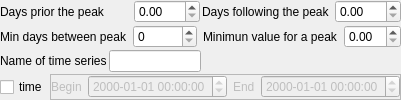
                <widget class="QWidget" name="hydroEventsTab">
                 <layout class="QVBoxLayout" name="verticalLayout_7">
                  <property name="spacing">
                   <number>2</number>
                  </property>
                  <property name="margin">
                   <number>0</number>
                  </property>
                  <item>
                   <layout class="QHBoxLayout" name="horizontalLayout_8" stretch="0,0">
                    <item>
                     <layout class="QHBoxLayout" name="horizontalLayout_36" stretch="2,1">
                      <property name="leftMargin">
                       <number>0</number>
                      </property>
                      <item>
                       <widget class="QLabel" name="label_10">
                        <property name="text">
                         <string>Days prior the peak</string>
                        </property>
                       </widget>
                      </item>
                      <item>
                       <widget class="QDoubleSpinBox" name="hEvtRise">
                        <property name="toolTip">
                         <string>The number of days prior to the peak to include in the event hydrograph</string>
                        </property>
                       </widget>
                      </item>
                     </layout>
                    </item>
                    <item>
                     <layout class="QHBoxLayout" name="horizontalLayout_37" stretch="2,1">
                      <property name="leftMargin">
                       <number>0</number>
                      </property>
                      <item>
                       <widget class="QLabel" name="label_8">
                        <property name="text">
                         <string>Days following the peak</string>
                        </property>
                       </widget>
                      </item>
                      <item>
                       <widget class="QDoubleSpinBox" name="hEvtFall">
                        <property name="toolTip">
                         <string>The number of days following the peak to include in the event hydrograph</string>
                        </property>
                       </widget>
                      </item>
                     </layout>
                    </item>
                   </layout>
                  </item>
                  <item>
                   <layout class="QHBoxLayout" name="horizontalLayout_9" stretch="0,0">
                    <property name="spacing">
                     <number>6</number>
                    </property>
                    <item>
                     <layout class="QHBoxLayout" name="horizontalLayout_38" stretch="2,1">
                      <property name="leftMargin">
                       <number>0</number>
                      </property>
                      <item>
                       <widget class="QLabel" name="label_12">
                        <property name="text">
                         <string>Min days between peak</string>
                        </property>
                       </widget>
                      </item>
                      <item>
                       <widget class="QSpinBox" name="hEvtWindow">
                        <property name="toolTip">
                         <string>Minimum time between successive peaks, in days</string>
                        </property>
                       </widget>
                      </item>
                     </layout>
                    </item>
                    <item>
                     <layout class="QHBoxLayout" name="horizontalLayout_39" stretch="2,1">
                      <property name="leftMargin">
                       <number>0</number>
                      </property>
                      <item>
                       <widget class="QLabel" name="label_11">
                        <property name="text">
                         <string>Minimun value for a peak</string>
                        </property>
                       </widget>
                      </item>
                      <item>
                       <widget class="QDoubleSpinBox" name="hEvtPeak"/>
                      </item>
                     </layout>
                    </item>
                   </layout>
                  </item>
                  <item>
                   <layout class="QHBoxLayout" name="horizontalLayout_10" stretch="1,1">
                    <property name="rightMargin">
                     <number>0</number>
                    </property>
                    <item>
                     <layout class="QHBoxLayout" name="horizontalLayout_40" stretch="1,2">
                      <property name="leftMargin">
                       <number>0</number>
                      </property>
                      <item>
                       <widget class="QLabel" name="label_14">
                        <property name="toolTip">
                         <string>The name of the time series on which statistical calculations will be carried out</string>
                        </property>
                        <property name="text">
                         <string>Name of time series</string>
                        </property>
                       </widget>
                      </item>
                      <item>
                       <widget class="QLineEdit" name="hEvtSuffix">
                        <property name="toolTip">
                         <string>The name of the time series on which statistical calculations will be carried out</string>
                        </property>
                       </widget>
                      </item>
                     </layout>
                    </item>
                    <item>
                     <spacer name="horizontalSpacer_2">
                      <property name="orientation">
                       <enum>Qt::Horizontal</enum>
                      </property>
                      <property name="sizeHint" stdset="0">
                       <size>
                        <width>40</width>
                        <height>20</height>
                       </size>
                      </property>
                     </spacer>
                    </item>
                   </layout>
                  </item>
                  <item>
                   <layout class="QHBoxLayout" name="horizontalLayout_41" stretch="1,5">
                    <property name="rightMargin">
                     <number>0</number>
                    </property>
                    <item>
                     <widget class="QCheckBox" name="hEvtTime">
                      <property name="text">
                       <string>time</string>
                      </property>
                     </widget>
                    </item>
                    <item>
                     <widget class="QFrame" name="hEvtPanel">
                      <property name="enabled">
                       <bool>false</bool>
                      </property>
                      <property name="frameShape">
                       <enum>QFrame::StyledPanel</enum>
                      </property>
                      <property name="frameShadow">
                       <enum>QFrame::Raised</enum>
                      </property>
                      <layout class="QHBoxLayout" name="horizontalLayout_42" stretch="1,2,1,2">
                       <property name="margin">
                        <number>0</number>
                       </property>
                       <item>
                        <widget class="QLabel" name="label_13">
                         <property name="text">
                          <string>Begin</string>
                         </property>
                        </widget>
                       </item>
                       <item>
                        <widget class="QDateTimeEdit" name="hEvtBegin">
                         <property name="displayFormat">
                          <string>yyyy-MM-dd hh:mm:ss</string>
                         </property>
                        </widget>
                       </item>
                       <item>
                        <widget class="QLabel" name="label_47">
                         <property name="text">
                          <string>End</string>
                         </property>
                        </widget>
                       </item>
                       <item>
                        <widget class="QDateTimeEdit" name="hEvtEnd">
                         <property name="displayFormat">
                          <string>yyyy-MM-dd hh:mm:ss</string>
                         </property>
                        </widget>
                       </item>
                      </layout>
                     </widget>
                    </item>
                   </layout>
                  </item>
                 </layout>
                </widget>
